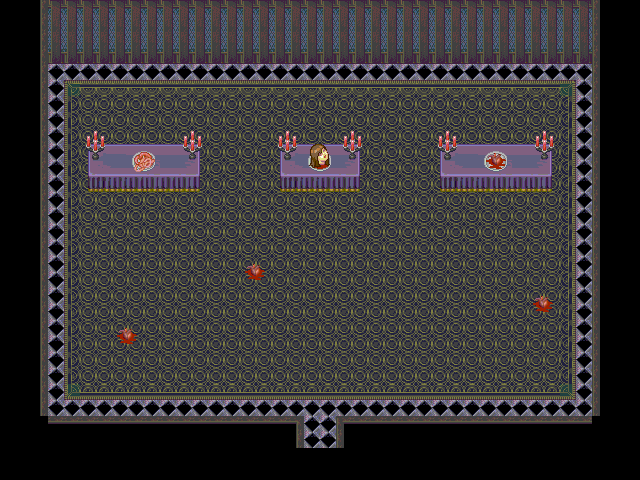

Below is a game level as drawn by its tile map, then a one-line description and the .tmx that defines it (tile-layer data replaced by summaries):
An orthogonal 40x30 tile map with 16x16 px tiles, 5 tile layers (Base, MonoShita, MonoChu, MonoUe, ...), 3 tilesets and 24 objects.

<map version="1.0" orientation="orthogonal" renderorder="right-down" width="40" height="30" tilewidth="16" tileheight="16" backgroundcolor="#000000" nextobjectid="37">
 <tileset firstgid="1" name="BlackMagic01" tilewidth="16" tileheight="16">
  <image source="BlackMagic01.png" trans="008080" width="192" height="352" />
 </tileset>
 <tileset firstgid="265" name="lower" tilewidth="16" tileheight="16">
  <image source="lower.png" trans="0000ff" width="480" height="256" />
 </tileset>
 <tileset firstgid="745" name="youkan" tilewidth="16" tileheight="16">
  <image source="youkan.png" trans="0000ff" width="480" height="256" />
 </tileset>
 <layer name="Base" width="40" height="30">
  <properties>
   <property name="cc_vertexz" value="-14" />
  </properties>
  <data>[1200 cells, 975 non-empty, 10 distinct tile ids]</data>
 </layer>
 <layer name="MonoShita" width="40" height="30">
  <properties>
   <property name="cc_vertexz" value="-13" />
  </properties>
  <data>[1200 cells, 640 non-empty, 9 distinct tile ids]</data>
 </layer>
 <layer name="MonoChu" width="40" height="30">
  <properties>
   <property name="cc_vertexz" value="-12" />
  </properties>
  <data>[1200 cells, 66 non-empty, 18 distinct tile ids]</data>
 </layer>
 <layer name="MonoUe" width="40" height="30">
  <properties>
   <property name="cc_vertexz" value="-11" />
  </properties>
  <data>[1200 cells, 24 non-empty, 16 distinct tile ids]</data>
 </layer>
 <objectgroup name="collision">
  <object id="3" x="336" y="416" width="240" height="32" />
  <object id="4" x="576" y="416" width="32" height="32" />
  <object id="5" x="592" y="0" width="32" height="416" />
  <object id="6" x="48" y="416" width="256" height="32" />
  <object id="7" x="16" y="0" width="32" height="448" />
  <object id="8" x="48" y="0" width="464" height="64" />
  <object id="9" x="512" y="0" width="80" height="64" />
  <object id="11" x="432" y="144" width="128" height="48" />
  <object id="14" x="272" y="144" width="96" height="48" />
  <object id="15" x="80" y="144" width="128" height="48" />
  <object id="36" x="272" y="448" width="96" height="32" />
 </objectgroup>
 <objectgroup name="Ugokumono(object)" />
 <objectgroup name="Chara(object)">
  <object id="21" x="48" y="320" width="32" height="32">
   <properties>
    <property name="CharaID" value="7" />
    <property name="direction" value="DOWN" />
    <property name="movePattern" value="1" />
    <property name="objID" value="1074" />
   </properties>
  </object>
  <object id="23" x="304" y="112" width="32" height="32">
   <properties>
    <property name="CharaID" value="8" />
    <property name="EventID" value="9" />
    <property name="direction" value="DOWN" />
    <property name="movePattern" value="1" />
    <property name="objID" value="1073" />
    <property name="trigger" value="2" />
   </properties>
  </object>
  <object id="26" x="224" y="288" width="32" height="32">
   <properties>
    <property name="CharaID" value="19" />
    <property name="EventID" value="7" />
    <property name="direction" value="RIGHT" />
    <property name="movePattern" value="1" />
    <property name="objID" value="1075" />
    <property name="trigger" value="2" />
   </properties>
  </object>
  <object id="27" x="48" y="320" width="32" height="32">
   <properties>
    <property name="CharaID" value="18" />
    <property name="direction" value="RIGHT" />
    <property name="movePattern" value="1" />
    <property name="objID" value="1086" />
   </properties>
  </object>
  <object id="32" x="240" y="304" width="32" height="32">
   <properties>
    <property name="CharaID" value="21" />
    <property name="direction" value="RIGHT" />
    <property name="movePattern" value="1" />
    <property name="objID" value="10106" />
   </properties>
  </object>
 </objectgroup>
 <layer name="CharaUe" width="40" height="30">
  <data>[1200 cells, 12 non-empty, 4 distinct tile ids]</data>
 </layer>
 <objectgroup name="event">
  <object id="2" x="304" y="448" width="32" height="32">
   <properties>
    <property name="EventID" value="1" />
    <property name="trigger" value="4" />
   </properties>
  </object>
  <object id="16" x="192" y="416" width="32" height="32">
   <properties>
    <property name="EventID" value="5" />
    <property name="trigger" value="3" />
   </properties>
  </object>
  <object id="18" x="128" y="144" width="32" height="48">
   <properties>
    <property name="EventID" value="2" />
    <property name="trigger" value="2" />
   </properties>
  </object>
  <object id="19" x="304" y="144" width="32" height="48">
   <properties>
    <property name="EventID" value="3" />
    <property name="trigger" value="2" />
   </properties>
  </object>
  <object id="20" x="480" y="144" width="32" height="48">
   <properties>
    <property name="EventID" value="4" />
    <property name="trigger" value="2" />
   </properties>
  </object>
  <object id="25" x="96" y="416" width="32" height="32">
   <properties>
    <property name="EventID" value="6" />
    <property name="trigger" value="0" />
   </properties>
  </object>
  <object id="29" x="352" y="416" width="32" height="32">
   <properties>
    <property name="EventID" value="10" />
    <property name="trigger" value="0" />
   </properties>
  </object>
  <object id="33" x="256" y="320" width="16" height="16">
   <properties>
    <property name="EventID" value="8" />
    <property name="trigger" value="2" />
   </properties>
  </object>
 </objectgroup>
</map>